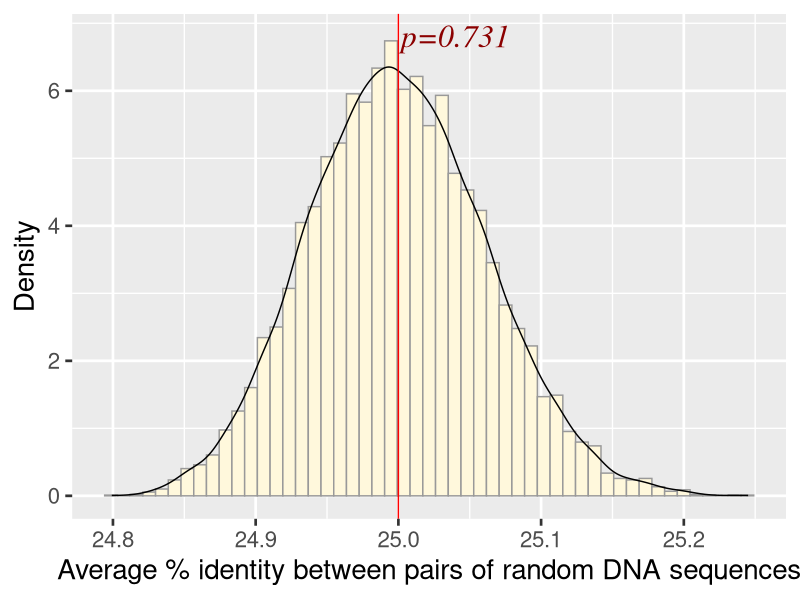
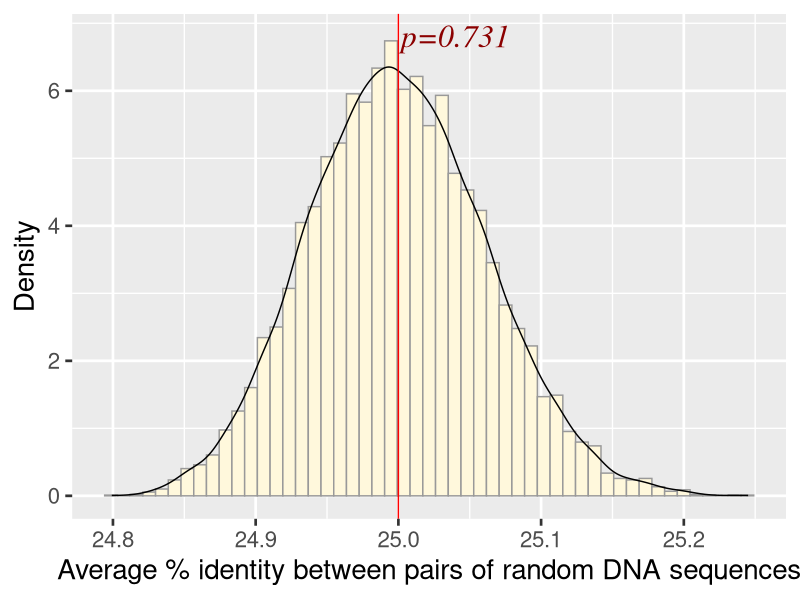

These figures' R source, in order:
library(ggplot2)

s <- read.table("similar.txt", header=F)
colnames(s) <- c("percent")

s$percent <- s$percent * 100

t <- t.test(s$percent, mu=25)
tp <- round(t$p.value, digits=3)

binsize <- diff(range(s$percent))/50

p <- ggplot(s, aes(x=percent, y=..density..))
p <- p + geom_histogram(binwidth=binsize, fill="cornsilk", colour="grey60")
p <- p + geom_density(colour=NA)
p <- p + geom_line(stat="density")
p <- p + geom_vline(xintercept=25, colour="red")
p <- p + annotate("text", x=25.04, y=6.8, label=paste("p=", tp, sep=""), family="serif", fontface="italic", colour="darkred", size=8)
p <- p + theme_gray(base_size=20)
p <- p + labs(x="Average % identity between pairs of random DNA sequences", y="Density")
p

ggsave("similar.png", plot=p, width=10)
